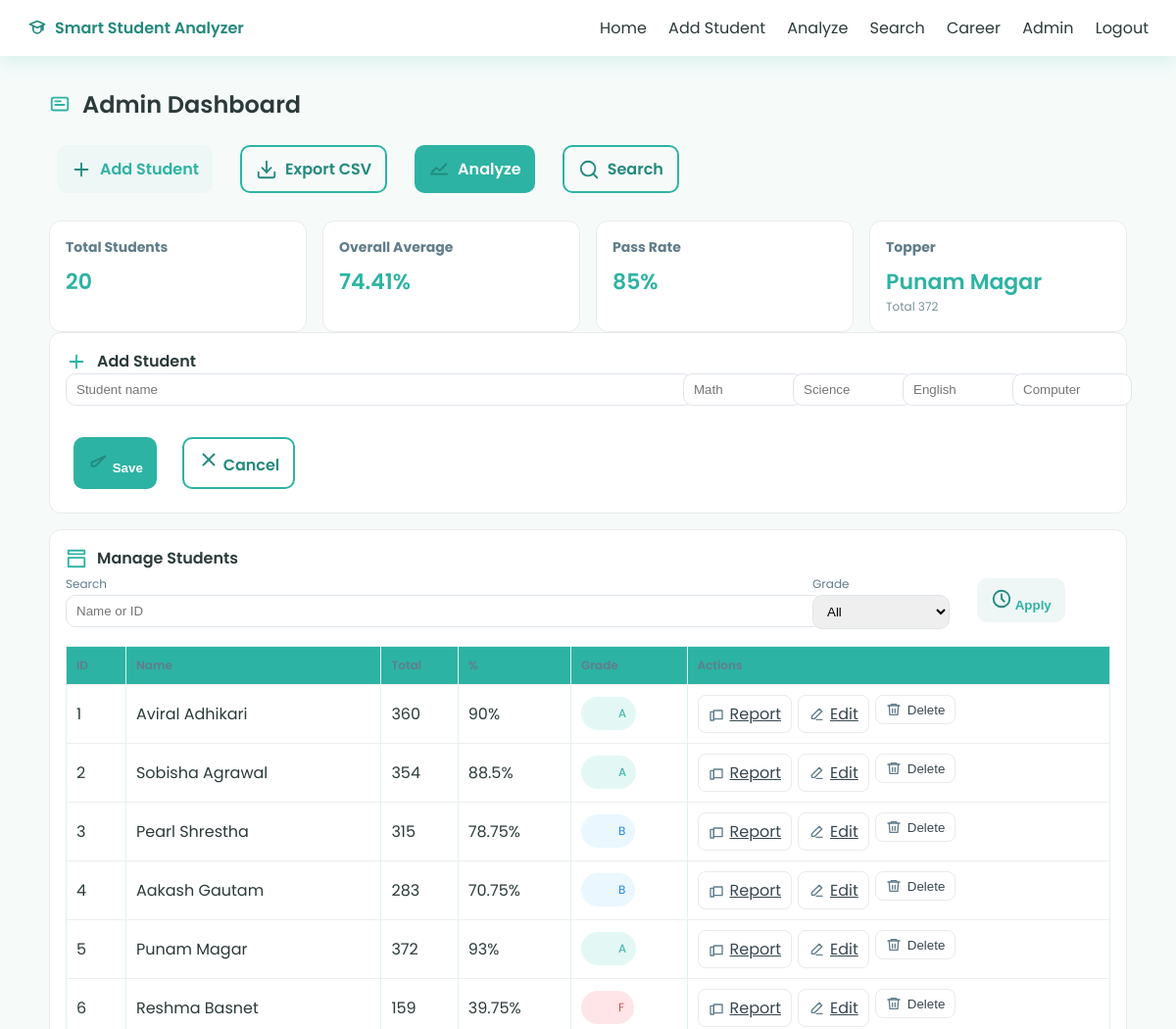
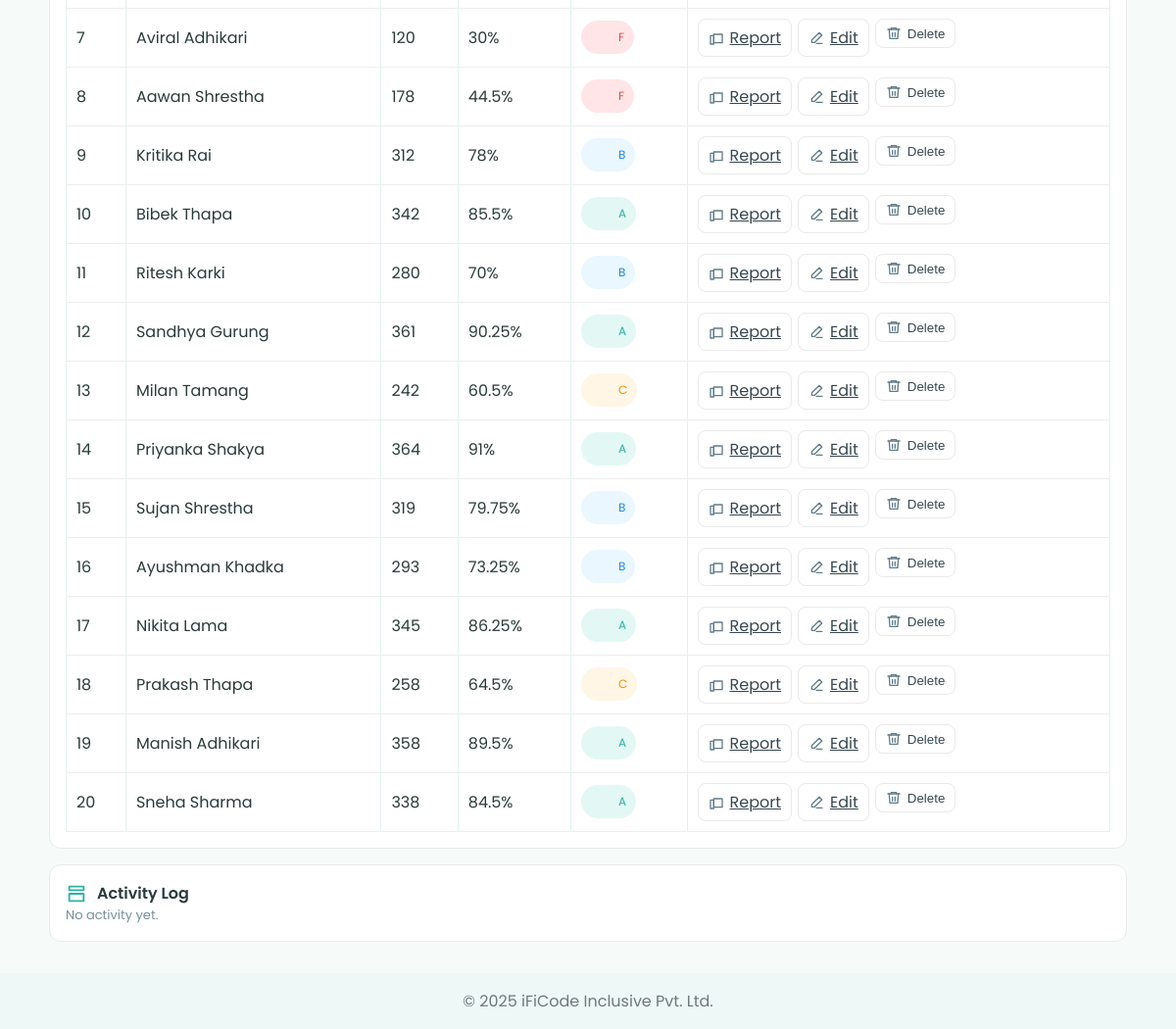
Screenshot of /admin/dashboard.php (signed in) with the database file from the repository (2 pictures, top to bottom).
### tables this page shows
CREATE TABLE students (
  id INT AUTO_INCREMENT PRIMARY KEY,
  name VARCHAR(100),
  math INT,
  science INT,
  english INT,
  computer INT
);

### admin/dashboard.php (the view, shortened to what this page needs)
<?php
include('../includes/db_connect.php');
function computeGrade($p) {
  if ($p >= 80) return 'A';
  if ($p >= 70) return 'B';
  if ($p >= 60) return 'C';
  return 'F';
}
$keyword = isset($_GET['q']) ? trim($_GET['q']) : '';
$students = [];
$total = 0; $overallAvg = 0; $passRate = 0; $topper = null;
$resAll = $conn->query("SELECT id, name, math, science, english, computer FROM students");
if ($resAll) {
  while ($row = $resAll->fetch_assoc()) {
    $totalMarks = $row['math'] + $row['science'] + $row['english'] + $row['computer'];
    $perc = round($totalMarks / 4, 2);
    $grade = computeGrade($perc);
    $row['total'] = $totalMarks;
    $row['percentage'] = $perc;
    $row['grade'] = $grade;
    $students[] = $row;
  }
}
$total = count($students);
if ($total > 0) {
  $overallAvg = round(array_sum(array_column($students, 'percentage')) / $total, 2);
  $passCount = 0; foreach ($students as $s) { if ($s['grade'] !== 'F') $passCount++; }
  $passRate = round(($passCount / $total) * 100, 1);
  $sorted = $students; usort($sorted, function($a,$b){ return $b['total'] <=> $a['total']; });
  $topper = $sorted[0];
}
$filtered = $students;
?>
<!DOCTYPE html>
<html lang="en">
<head>
  <link rel="stylesheet" href="../assets/css/style.css">
  <link rel="stylesheet" href="../assets/css/add_dashboard.css">
</head>
<body>
  <header class="app-header">
    <div class="brand"><span class="brand-icon" aria-hidden="true">
      <svg viewBox="0 0 24 24" width="20" height="20" xmlns="http://www.w3.org/2000/svg" fill="none" stroke="currentColor" stroke-width="2" stroke-linecap="round" stroke-linejoin="round">
        <path d="M12 3l9 4-9 4-9-4 9-4z"></path>
        <path d="M7 10v3a5 5 0 0010 0v-3"></path>
        <path d="M19 8v6"></path>
      </svg>
    </span> Smart Student Analyzer</div>
    <nav class="nav-links">
      <a href="../index.php">Home</a>
      <a href="../add_student.php">Add Student</a>
      <a href="../analyze.php">Analyze</a>
      <a href="../search.php">Search</a>
      <a href="../career.php">Career</a>
      <a href="dashboard.php">Admin</a>
      <a href="../logout.php">Logout</a>
    </nav>
  </header>
  <div class="dashboard-wrap">
    <div class="page-title"><span class="title-icon" aria-hidden="true">
      <svg viewBox="0 0 24 24" width="22" height="22" xmlns="http://www.w3.org/2000/svg" fill="none" stroke="currentColor" stroke-width="2" stroke-linecap="round" stroke-linejoin="round"><rect x="3" y="4" width="18" height="14" rx="2"></rect><path d="M7 8h6M7 12h10"></path></svg>
    </span> Admin Dashboard</div>
    <div class="admin-toolbar">
      <a href="#add-form" class="btn btn-muted"><span class="title-icon" aria-hidden="true"><svg viewBox="0 0 24 24" width="16" height="16" xmlns="http://www.w3.org/2000/svg" fill="none" stroke="currentColor" stroke-width="2" stroke-linecap="round" stroke-linejoin="round"><path d="M12 5v14M5 12h14"></path></svg></span> Add Student</a>
      <a href="dashboard.php?export=csv" class="btn btn-outline"><span class="title-icon" aria-hidden="true"><svg viewBox="0 0 24 24" width="16" height="16" xmlns="http://www.w3.org/2000/svg" fill="none" stroke="currentColor" stroke-width="2" stroke-linecap="round" stroke-linejoin="round"><path d="M21 15v4a2 2 0 0 1-2 2H5a2 2 0 0 1-2-2v-4"></path><path d="M7 10l5 5 5-5"></path><path d="M12 15V3"></path></svg></span> Export CSV</a>
      <a href="../analyze.php" class="btn"><span class="title-icon" aria-hidden="true"><svg viewBox="0 0 24 24" width="16" height="16" xmlns="http://www.w3.org/2000/svg" fill="none" stroke="currentColor" stroke-width="2" stroke-linecap="round" stroke-linejoin="round"><path d="M3 17h18"></path><path d="M4 15l5-5 4 3 7-7"></path></svg></span> Analyze</a>
      <a href="../search.php" class="btn btn-outline"><span class="title-icon" aria-hidden="true"><svg viewBox="0 0 24 24" width="16" height="16" xmlns="http://www.w3.org/2000/svg" fill="none" stroke="currentColor" stroke-width="2" stroke-linecap="round" stroke-linejoin="round"><circle cx="11" cy="11" r="8"></circle><path d="M21 21l-4.3-4.3"></path></svg></span> Search</a>
    </div>
    <div class="stats-grid">
      <div class="stat-card"><h3>Total Students</h3><div class="value"><?= $total ?></div></div>
      <div class="stat-card"><h3>Overall Average</h3><div class="value"><?= $overallAvg ?>%</div></div>
      <div class="stat-card"><h3>Pass Rate</h3><div class="value"><?= $passRate ?>%</div></div>
      <div class="stat-card"><h3>Topper</h3><div class="value"><?= $topper ? htmlspecialchars($topper['name']) : '—' ?></div><div class="stat-sub">Total <?= $topper ? $topper['total'] : '—' ?></div></div>
  </div>
    <div id="add-form" class="card">
      <div class="card-title"><span class="title-icon" aria-hidden="true"><svg viewBox="0 0 24 24" width="18" height="18" xmlns="http://www.w3.org/2000/svg" fill="none" stroke="currentColor" stroke-width="2" stroke-linecap="round" stroke-linejoin="round"><path d="M12 5v14M5 12h14"></path></svg></span> Add Student</div>
      <form method="post" class="form-grid">
        <input name="name" placeholder="Student name" required>
        <input name="math" type="number" min="0" max="100" placeholder="Math" required>
        <input name="science" type="number" min="0" max="100" placeholder="Science" required>
        <input name="english" type="number" min="0" max="100" placeholder="English" required>
        <input name="computer" type="number" min="0" max="100" placeholder="Computer" required>
        <div class="form-actions">
          <button type="submit" class="btn"><span class="title-icon" aria-hidden="true"><svg viewBox="0 0 24 24" width="16" height="16" xmlns="http://www.w3.org/2000/svg" fill="none" stroke="currentColor" stroke-width="2" stroke-linecap="round" stroke-linejoin="round"><path d="M20 6l-11 11H5v-4z"></path></svg></span> Save</button>
          <a href="#" class="btn btn-outline"><span class="title-icon" aria-hidden="true"><svg viewBox="0 0 24 24" width="16" height="16" xmlns="http://www.w3.org/2000/svg" fill="none" stroke="currentColor" stroke-width="2" stroke-linecap="round" stroke-linejoin="round"><path d="M6 18L18 6"></path><path d="M6 6l12 12"></path></svg></span> Cancel</a>
        </div>
      </form>
    </div>
    <div class="card">
      <div class="card-title"><span class="title-icon" aria-hidden="true"><svg viewBox="0 0 24 24" width="18" height="18" xmlns="http://www.w3.org/2000/svg" fill="none" stroke="currentColor" stroke-width="2" stroke-linecap="round" stroke-linejoin="round"><path d="M3 3h18v4H3z"></path><path d="M3 11h18v10H3z"></path></svg></span> Manage Students</div>
      <form method="get" class="filter-row" action="dashboard.php">
        <div>
          <label>Search</label>
          <input type="text" name="q" value="<?= htmlspecialchars($keyword) ?>" placeholder="Name or ID">
        </div>
        <div>
          <label>Grade</label>
          <select name="grade">
            <option value="">All</option>
          </select>
        </div>
        <div>
          <label>&nbsp;</label>
          <button class="btn btn-muted" type="submit"><span class="title-icon" aria-hidden="true"><svg viewBox="0 0 24 24" width="16" height="16" xmlns="http://www.w3.org/2000/svg" fill="none" stroke="currentColor" stroke-width="2" stroke-linecap="round" stroke-linejoin="round"><circle cx="12" cy="12" r="9"></circle><path d="M12 7v5l3 3"></path></svg></span> Apply</button>
        </div>
      </form>
      <table class="admin-table">
        <thead>
          <tr>
            <th>ID</th>
            <th>Name</th>
            <th>Total</th>
            <th>%</th>
            <th>Grade</th>
            <th>Actions</th>
          </tr>
        </thead>
        <tbody>
          <?php foreach ($filtered as $s): ?>
            <tr>
              <td><?= $s['id'] ?></td>
              <td><?= htmlspecialchars($s['name']) ?></td>
              <td><?= $s['total'] ?></td>
              <td><?= $s['percentage'] ?>%</td>
              <td>
                <?php $class = 'badge-'.strtolower($s['grade']); ?>
                <?php $mapIcon = [
                  'A' => "<svg viewBox='0 0 24 24' width='14' height='14' xmlns='http://www.w3.org/2000/svg' fill='none' stroke='currentColor' stroke-width='2' stroke-linecap='round' stroke-linejoin='round'><path d='M12 4l6 16M6 20L12 4M8.5 13h7'></path></svg>",
                  'B' => "<svg viewBox='0 0 24 24' width='14' height='14' xmlns='http://www.w3.org/2000/svg' fill='none' stroke='currentColor' stroke-width='2' stroke-linecap='round' stroke-linejoin='round'><path d='M6 4h8a4 4 0 010 8H6z'></path><path d='M6 12h9a4 4 0 010 8H6z'></path></svg>",
                  'C' => "<svg viewBox='0 0 24 24' width='14' height='14' xmlns='http://www.w3.org/2000/svg' fill='none' stroke='currentColor' stroke-width='2' stroke-linecap='round' stroke-linejoin='round'><path d='M18 8a6 6 0 10-6 10'></path></svg>",
                  'D' => "<svg viewBox='0 0 24 24' width='14' height='14' xmlns='http://www.w3.org/2000/svg' fill='none' stroke='currentColor' stroke-width='2' stroke-linecap='round' stroke-linejoin='round'><path d='M6 4h6a6 6 0 010 16H6z'></path></svg>",
                  'F' => "<svg viewBox='0 0 24 24' width='14' height='14' xmlns='http://www.w3.org/2000/svg' fill='none' stroke='currentColor' stroke-width='2' stroke-linecap='round' stroke-linejoin='round'><path d='M6 6l12 12M18 6L6 18'></path></svg>"
                ]; ?>
                <span class="grade-badge <?= $class ?>"><span class="title-icon" aria-hidden="true"><?= $mapIcon[$s['grade']] ?></span><?= $s['grade'] ?></span>
              </td>
              <td>
                <div class="row-actions">
                  <a class="icon-btn" href="../report.php?id=<?= $s['id'] ?>">
                    <svg viewBox="0 0 24 24" width="16" height="16" xmlns="http://www.w3.org/2000/svg" fill="none" stroke="currentColor" stroke-width="2" stroke-linecap="round" stroke-linejoin="round"><path d="M8 6h13v13H8z"></path><path d="M3 8h5v13H3z"></path></svg>
                    Report
                  </a>
                  <a class="icon-btn" href="dashboard.php?action=edit&id=<?= $s['id'] ?>">
                    <svg viewBox="0 0 24 24" width="16" height="16" xmlns="http://www.w3.org/2000/svg" fill="none" stroke="currentColor" stroke-width="2" stroke-linecap="round" stroke-linejoin="round"><path d="M12 20h9"></path><path d="M16.5 3.5l4 4-11 11H5v-4z"></path></svg>
                    Edit
                  </a>
                  <form method="post" style="display:inline" onsubmit="return confirm('Delete this student?');">
                    <button class="icon-btn" type="submit">
                      <svg viewBox="0 0 24 24" width="16" height="16" xmlns="http://www.w3.org/2000/svg" fill="none" stroke="currentColor" stroke-width="2" stroke-linecap="round" stroke-linejoin="round"><path d="M3 6h18"></path><path d="M8 6V4h8v2"></path><path d="M19 6l-1 14H6L5 6"></path><path d="M10 11v6M14 11v6"></path></svg>
                      Delete
                    </button>
                  </form>
                </div>
              </td>
            </tr>
          <?php endforeach; ?>
        </tbody>
      </table>
    </div>
    <div class="card">
      <div class="card-title"><span class="title-icon" aria-hidden="true"><svg viewBox="0 0 24 24" width="18" height="18" xmlns="http://www.w3.org/2000/svg" fill="none" stroke="currentColor" stroke-width="2" stroke-linecap="round" stroke-linejoin="round"><path d="M4 4h16v4H4z"></path><path d="M4 12h16v8H4z"></path></svg></span> Activity Log</div>
      <?php $activity = isset($_SESSION['activity_log']) ? array_slice(array_reverse($_SESSION['activity_log']), 0, 12) : []; ?>
      <?php if (!empty($activity)): ?>
        <ul class="activity-list">
          <?php foreach ($activity as $item): ?>
            <li class="activity-item">
              <span class="activity-type">
                <?php
                  $icons = [
                    'insert' => "<svg viewBox='0 0 24 24' width='14' height='14' xmlns='http://www.w3.org/2000/svg' fill='none' stroke='currentColor' stroke-width='2' stroke-linecap='round' stroke-linejoin='round'><path d='M12 5v14M5 12h14'></path></svg>",
                    'update' => "<svg viewBox='0 0 24 24' width='14' height='14' xmlns='http://www.w3.org/2000/svg' fill='none' stroke='currentColor' stroke-width='2' stroke-linecap='round' stroke-linejoin='round'><path d='M12 20h9'></path><path d='M16.5 3.5l4 4-11 11H5v-4z'></path></svg>",
                    'delete' => "<svg viewBox='0 0 24 24' width='14' height='14' xmlns='http://www.w3.org/2000/svg' fill='none' stroke='currentColor' stroke-width='2' stroke-linecap='round' stroke-linejoin='round'><path d='M3 6h18'></path><path d='M8 6V4h8v2'></path><path d='M19 6l-1 14H6L5 6'></path></svg>",
                    'export_csv' => "<svg viewBox='0 0 24 24' width='14' height='14' xmlns='http://www.w3.org/2000/svg' fill='none' stroke='currentColor' stroke-width='2' stroke-linecap='round' stroke-linejoin='round'><path d='M21 15v4a2 2 0 0 1-2 2H5a2 2 0 0 1-2-2v-4'></path><path d='M7 10l5 5 5-5'></path><path d='M12 15V3'></path></svg>"
                  ];
                  $icon = isset($icons[$item['type']]) ? $icons[$item['type']] : "<svg viewBox='0 0 24 24' width='14' height='14' xmlns='http://www.w3.org/2000/svg' fill='none' stroke='currentColor' stroke-width='2' stroke-linecap='round' stroke-linejoin='round'><circle cx='12' cy='12' r='9'></circle></svg>";
                ?>
                <span class="title-icon" aria-hidden="true"><?= $icon ?></span>
                <?= htmlspecialchars(strtoupper(str_replace('_',' ', $item['type']))) ?>
              </span>
              <span class="activity-meta"><?= htmlspecialchars($item['meta']) ?> · <?= htmlspecialchars($item['time']) ?></span>
            </li>
          <?php endforeach; ?>
        </ul>
      <?php else: ?>
        <div class="activity-empty">No activity yet.</div>
      <?php endif; ?>
    </div>
  </div>
  <footer class="app-footer">© 2025 iFiCode Inclusive Pvt. Ltd.</footer>
</body>
</html>

### rows the page displays
students: name "Punam Magar", id "5", total "372", computer "93", grade "A"
students: id "1", name "Aviral Adhikari", total "360", science "90", grade "A"
students: id "2", name "Sobisha Agrawal", total "354", percentage "88.5", grade "A"
students: id "3", name "Pearl Shrestha", total "315", percentage "78.75", grade "B"
students: id "4", name "Aakash Gautam", total "283", percentage "70.75", grade "B"
students: id "6", name "Reshma Basnet", total "159", percentage "39.75", grade "F"
students: id "7", name "Aviral Adhikari", total "120", science "30", grade "F"
students: id "8", name "Aawan Shrestha", total "178", percentage "44.5", grade "F"
students: id "9", name "Kritika Rai", total "312", percentage "78", grade "B"
students: id "10", name "Bibek Thapa", total "342", percentage "85.5", grade "A"
students: id "11", name "Ritesh Karki", total "280", percentage "70", grade "B"
students: id "12", name "Sandhya Gurung", total "361", percentage "90.25", grade "A"
students: id "13", name "Milan Tamang", total "242", percentage "60.5", grade "C"
students: id "14", name "Priyanka Shakya", total "364", math "91", grade "A"
students: id "15", name "Sujan Shrestha", total "319", percentage "79.75", grade "B"
students: id "16", name "Ayushman Khadka", total "293", percentage "73.25", grade "B"
students: id "17", name "Nikita Lama", total "345", percentage "86.25", grade "A"
students: id "18", name "Prakash Thapa", total "258", percentage "64.5", grade "C"
students: id "19", name "Manish Adhikari", total "358", percentage "89.5", grade "A"
students: id "20", name "Sneha Sharma", total "338", percentage "84.5", grade "A"

### other values shown
$total "20"
$overallAvg "74.41"
$passRate "85"
$topper['total'] "372"
